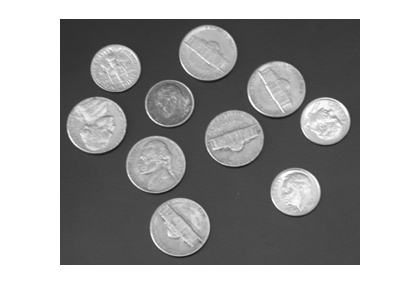
%> input picture HoughTransform/Circular Hough Transform/coins.png, 420 x 301 px
$ octave main.m   (GNU Octave 9; MATLAB toolbox functions it lacks are replaced by stand-ins)
%> lines starting %> are read from the running program, lines starting %| are printed output that depends on the picture; in (x1, y1, x2, y2) boxes, pixels count from 0 and x2, y2 are one past the last pixel; in counts of white or black regions, pixels touching at a corner belong together; the program's own positions count from 1
### HoughTransform/Circular Hough Transform/CircleHoughAccum.m
function accum = CircleHoughAccum(edge_I,r)

% input:    edge image that can be acquired with the MATLAB function 'edge'
%           and range of radii to be investigated
% output:   accumulation array, where maximums corresponds to the lines in the image


[y,x]=find(edge_I);
totalpix = length(x); % the 'totalpix' is the numbers of '1' in the image.

R = r(1):r(2); % range of the radius
R2 = R.^2;   % squared radius

height = size(edge_I, 1);
width = size(edge_I, 2);
area = height * width;
accum = zeros(height, width, length(R));
%r2 = r.^2;


for cnt = 1:totalpix
    for cntR = 1:length(R)
        % b keeps the y circular centers
        b = 1:height;
        % a keeps the x circular centers corresponding to b's,
        % and only keeps the left and right a's
        a = (round(x(cnt) - sqrt(R2(cntR) - (y(cnt) - [1:height]).^2) ));
        %c = -a;
        %a = [a,c];

        % choose useful ones
        b = b(imag(a)==0 & a>0);  % remember to use imag!
        a = a(imag(a)==0 & a>0);

        ind = sub2ind([height,width],b,a); %subscript to index
        accum(area*(cntR-1)+ind) = accum(area*(cntR-1)+ind) + 1;
    end
end

end

### HoughTransform/Circular Hough Transform/DetectCircles.m
function [x_c,y_c] = DetectCircles(accum, r, thres)

x_c=[];
y_c=[];

R = r(1):r(2); % range of the radius

for i = 1:length(R)
    localaccum = accum(:,:,i);

    % compute local maxima matrix
    localmax_idx = imregionalmax(localaccum);

    localmax = localaccum.*localmax_idx;
    localmax(localmax<thres)=0;
    [y, x] = find(localmax>0);
    y_c = cat(2, y_c, y');
    x_c = cat(2, x_c, x');
end


end

### HoughTransform/Circular Hough Transform/ShowCircles.m
function ShowCircles(I,r,x_c,y_c, accum, thres)

display(r);

imshow(I);
for i = 1:length(x_c)
    circle(x_c(i),y_c(i),30);
end


end

function h = circle(x,y,r)

hold on
% plot the center
plot(x,y,'*', 'Color', 'green');

% plot the circle
th = 0:pi/50:2*pi;
xunit = r * cos(th) + x;
yunit = r * sin(th) + y;
h = plot(xunit, yunit,'Color','blue' );

hold off

end

### HoughTransform/Circular Hough Transform/main.m
clear all;
close all;
clc;

%% load image
I = imread('coins.png');
%> I is the input picture: size 301x420x3 uint8; min 23, max 255, mean 166.3

%% make edge image
edge_I = edge(rgb2gray(I));
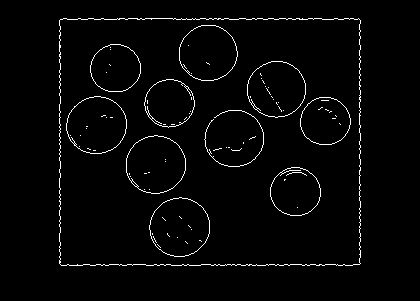
%> edge_I: size 301x420 logical; 2.3% white in thin lines or dots, all inside (x1, y1, x2, y2) = (59, 18, 361, 266)

%% Implement Hough Transform
% define a range of radii in r
r = [24,30];
accum = CircleHoughAccum(edge_I,r);
%> in CircleHoughAccum, `[y,x]=find(edge_I);`: y = 2965 values from 19 to 266; x = 2965 values from 60 to 361
%> in CircleHoughAccum, `totalpix = length(x); % the 'totalpix' is the numbers of '1' in the im..`: totalpix = 2965
figure(1);
imagesc(accum(:,:,1));
impixelinfo
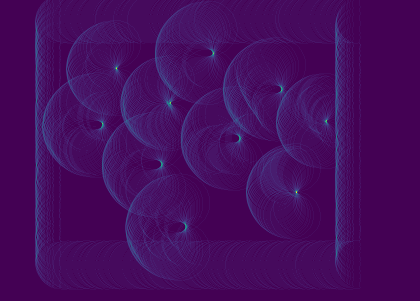
%> displayed picture: size 301x420x3, on the screen's scale of 0 to 255; mean R, G, B 69.5, 11.4, 93.8

%% Compute local maxima of the parameter space
thres = 30; % feel free to change
[x_c,y_c] = DetectCircles(accum,r,thres);
%> the loop in DetectCircles, `for i = 1:length(R)` made 7 passes
%> (y, x) on passes 4 to 7: ([125; 165; 53; 139; 90], [100; 159; 211; 237; 279]), ([125; 165; 227; 53; 139; 90], [99; 158; 182; 209; 236; 278]), ([125; 165; 227; 139; 90], [98; 157; 181; 235; 277]), ([125; 164; 227; 139; 90], [97; 156; 180; 234; 276])
%> (y_c, x_c) on passes 1 to 3: ([69 103 193], [117 171 297]), ([69 103 193 124 54 193 123], [117 171 297 102 213 296 326]), ([69 103 193 124 54 193 123 125 164 165 138 140 90 194], [117 171 297 102 213 296 326 101 160 160 238 238 280 295])
%> pass 1, in DetectCircles, `localaccum = accum(:,:,i);`:
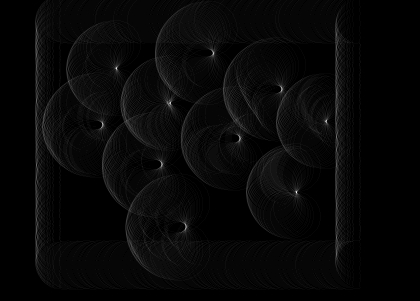
%> localaccum: size 301x420 double; min 0, max 37, mean 1.1; drawn with min black and max white
%> pass 1, in DetectCircles, `localmax_idx = imregionalmax(localaccum);`:
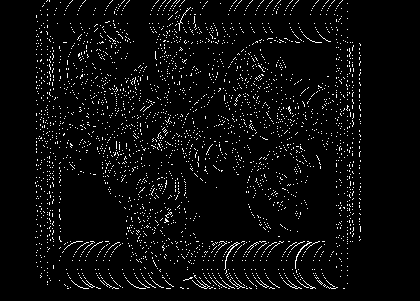
%> localmax_idx: size 301x420 logical; 4.2% white in thin lines or dots, all inside (x1, y1, x2, y2) = (35, 0, 361, 289)
%> pass 1, in DetectCircles, `localmax = localaccum.*localmax_idx;`:
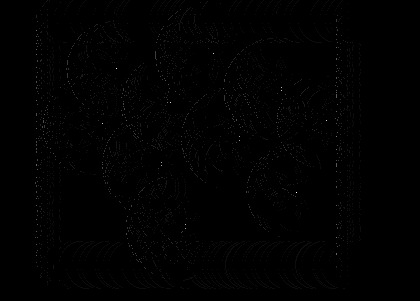
%> localmax: size 301x420 double; min 0, max 37, mean 0.1; drawn with min black and max white
%> after the loop in DetectCircles, `for i = 1:length(R)`: x_c = 35 values, max 326 at index 7, min 97 at index 31, mean 200.9; y_c = 35 values, max 227 at index 22, min 53 at index 17, mean 135.3

% [30 lines of commented-out code are left out]


%% Implement basic visualization
ShowCircles(I,r,x_c,y_c, accum, thres);
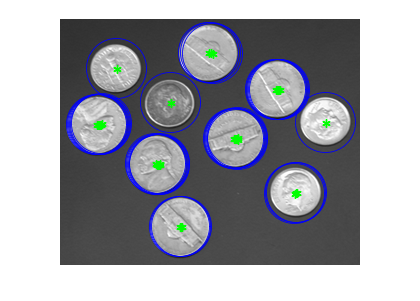
%> figure redrawn from the program's plot data
